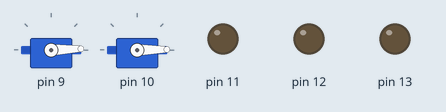
Recording of a sketch running on a simulated Arduino Uno, built with avr-gcc and run on an emulated ATmega328P. Shown: 2 × servo, output pins drawn as LEDs (lit = HIGH). What the sketch prints to the serial monitor is not drawn.

Above: at 0.05 s.
At 1.2 s:
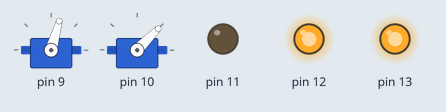
At 2.4 s:
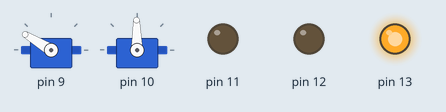
At 4.75 s:
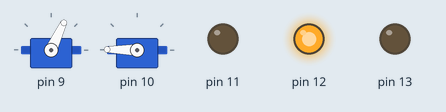
At 7.05 s:
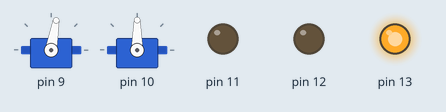
At 9.35 s:
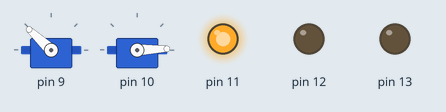
Timing chart, 0 to 12.2 s (numbered marks = the images above):
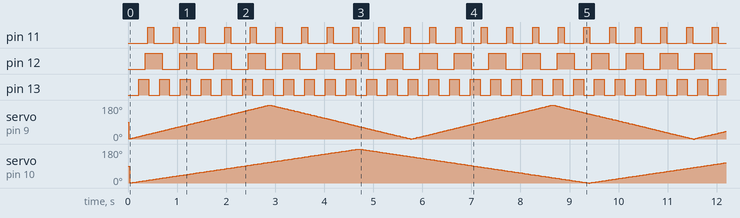

Measured:
- by itself, pin 11: alternates HIGH for 0.12 s and LOW for 0.40 s
- by itself, pin 12: alternates HIGH for 0.35 s and LOW for 0.35 s
- by itself, pin 13: alternates HIGH for 0.20 s and LOW for 0.22 s

The sketch:

multitasking_example.ino
```cpp
#include "Servo.h"
#include "Adafruit_TLC5947.h"
#include "Bounce2.h"

class Display
{
	// Class Member Variables
	// These are initialized at startup
	int ledPin;      // the number of the LED pin
	long OnTime;     // milliseconds of on-time
	long OffTime;    // milliseconds of off-time

	// These maintain the current state
	int ledState;             		// ledState used to set the LED
	unsigned long previousMillis;  	// will store last time LED was updated

  // Constructor - creates a Display
  // and initializes the member variables and state
  public:
  Display(int pin, long on, long off)
  {
	ledPin = pin;
	pinMode(ledPin, OUTPUT);

	OnTime = on;
	OffTime = off;

	ledState = LOW;
	previousMillis = 0;
  }

  void Update()
  {
    // check to see if it's time to change the state of the LED
    unsigned long currentMillis = millis();

    if((ledState == HIGH) && (currentMillis - previousMillis >= OnTime))
    {
    	ledState = LOW;  // Turn it off
      previousMillis = currentMillis;  // Remember the time
      digitalWrite(ledPin, ledState);  // Update the actual LED
    }
    else if ((ledState == LOW) && (currentMillis - previousMillis >= OffTime))
    {
      ledState = HIGH;  // turn it on
      previousMillis = currentMillis;   // Remember the time
      digitalWrite(ledPin, ledState);	  // Update the actual LED
    }
  }
};

class Hoop
{
  Servo servo;              // the servo
  int pos;              // current servo position
  int increment;        // increment to move for each interval
  int  updateInterval;      // interval between updates
  unsigned long lastUpdate; // last update of position

public:
  Hoop(int interval)
  {
    updateInterval = interval;
    increment = 1;
  }

  void Attach(int pin)
  {
    servo.attach(pin);
  }

  void Detach()
  {
    servo.detach();
  }

  void Update()
  {
    if((millis() - lastUpdate) > updateInterval)  // time to update
    {
      lastUpdate = millis();
      pos += increment;
      servo.write(pos);
      Serial.println(pos);
      if ((pos >= 180) || (pos <= 0)) // end of sweep
      {
        // reverse direction
        increment = -increment;
      }
    }
  }
};


Display led1(11, 123, 400);
Display led2(12, 350, 350);
Display led3(13, 200, 222);

Hoop sweeper1(15);
Hoop sweeper2(25);

void setup()
{
  Serial.begin(9600);
  sweeper1.Attach(9);
  sweeper2.Attach(10);
}


void loop()
{
  sweeper1.Update();
  sweeper2.Update();

  led1.Update();
  led2.Update();
  led3.Update();
}
```
